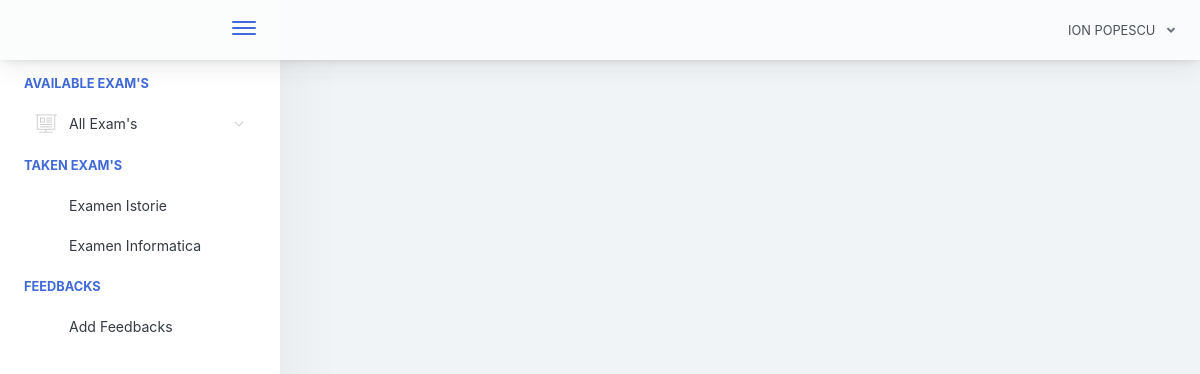
The page /home.php (signed in) on the database its author committed.
### tables this page shows
CREATE TABLE `examinee_tbl` (
  `exmne_id` int(11) NOT NULL,
  `exmne_fullname` varchar(1000) NOT NULL,
  `exmne_course` varchar(1000) NOT NULL,
  `exmne_gender` varchar(1000) NOT NULL,
  `exmne_birthdate` varchar(1000) NOT NULL,
  `exmne_year_level` varchar(1000) NOT NULL,
  `exmne_email` varchar(1000) NOT NULL,
  `exmne_password` varchar(1000) NOT NULL,
  `exmne_status` varchar(1000) NOT NULL DEFAULT 'active'
);

CREATE TABLE `exam_tbl` (
  `ex_id` int(11) NOT NULL,
  `cou_id` int(11) NOT NULL,
  `ex_title` varchar(1000) NOT NULL,
  `ex_time_limit` varchar(1000) NOT NULL,
  `ex_questlimit_display` int(11) NOT NULL,
  `ex_description` varchar(1000) NOT NULL,
  `ex_created` timestamp NOT NULL DEFAULT current_timestamp() ON UPDATE current_timestamp()
);

### query/selectData.php (called while the page is built, shortened)
<?php
$exmneId = $_SESSION['examineeSession']['exmne_id'];
$selExmneeData = $conn->query("SELECT * FROM examinee_tbl WHERE exmne_id='$exmneId' ")->fetch(PDO::FETCH_ASSOC);
 ?>

### includes/header.php (shortened to what this page needs)
<?php
  include("conn.php");
  include("query/selectData.php");
 ?>
<!doctype html>
<html lang="en">
<head>
    <link href="./main.css" rel="stylesheet">
    <link href="css/sweetalert.css" rel="stylesheet">
</head>
<body id="body">
    <div class="app-container app-theme-white body-tabs-shadow fixed-sidebar fixed-header">
        <div class="app-header header-shadow">
            <div class="app-header__logo">
                <div class="header__pane ml-auto">
                    <div>
                        <button type="button" class="hamburger close-sidebar-btn hamburger--elastic" data-class="closed-sidebar">
                            <span class="hamburger-box">
                                <span class="hamburger-inner"></span>
                            </span>
                        </button>
                    </div>
                </div>
            </div>
                <div class="app-header__content">
                <div class="app-header-right">
                    <div class="header-btn-lg pr-0">
                        <div class="widget-content p-0">
                            <div class="widget-content-wrapper">
                                <div class="widget-content-left">
                                    <div class="btn-group">
                                        <a data-toggle="dropdown" aria-haspopup="true" aria-expanded="false" class="p-0 btn">
                                            <?php
                                                echo strtoupper($selExmneeData['exmne_fullname']);
                                             ?>
                                            <i class="fa fa-angle-down ml-2 opacity-8"></i>
                                        </a>
                                    </div>
                                </div>
                            </div>
                        </div>
                    </div>        </div>
            </div>
        </div>

### includes/sidebar.php (shortened to what this page needs)
<div class="app-sidebar sidebar-shadow">
        <div class="scrollbar-sidebar">
        <div class="app-sidebar__inner">
            <ul class="vertical-nav-menu">
                <li class="app-sidebar__heading">AVAILABLE EXAM'S</li>
                <li>
                <a href="#">
                     <i class="metismenu-icon pe-7s-display2"></i>
                     All Exam's
                    <i class="metismenu-state-icon pe-7s-angle-down caret-left"></i>
                </a>
                </li>
                 <li class="app-sidebar__heading">TAKEN EXAM'S</li>
                <li>
                  <?php
                    $selTakenExam = $conn->query("SELECT * FROM exam_tbl et INNER JOIN exam_attempt ea ON et.ex_id = ea.exam_id WHERE exmne_id='$exmneId' ORDER BY ea.examat_id  ");
                    if($selTakenExam->rowCount() > 0)
                    {
                        while ($selTakenExamRow = $selTakenExam->fetch(PDO::FETCH_ASSOC)) { ?>
                            <a href="home.php?page=result&id=<?php echo $selTakenExamRow['ex_id']; ?>" >
                                <?php echo $selTakenExamRow['ex_title']; ?>
                            </a>
                        <?php }
                    }
                    else
                    { ?>
                        <a href="#" class="pl-3">You are not taking exam yet</a>
                    <?php }
                   ?>
                </li>
                <li class="app-sidebar__heading">FEEDBACKS</li>
                <li>
                    <a href="#" data-toggle="modal" data-target="#feedbacksModal" >
                        Add Feedbacks
                    </a>
                </li>
            </ul>
        </div>
    </div>
</div>

### rows shown on the page
examinee_tbl: exmne_fullname "ION POPESCU"
exam_tbl: ex_title "Examen Istorie"
exam_tbl: ex_title "Examen Informatica"
